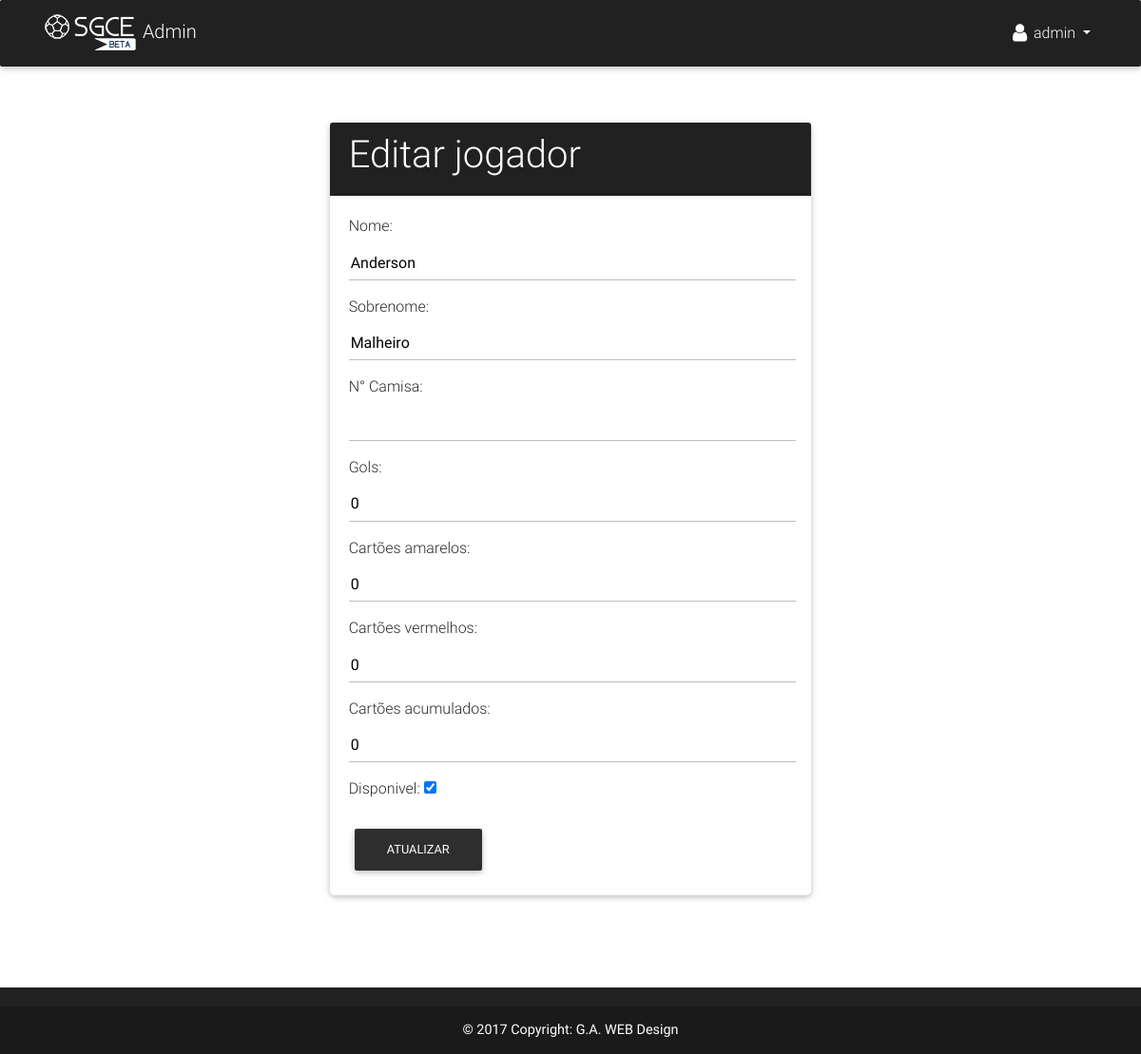
The app's page /manager/campeonato/1/editar_jogador/1/ (signed in) with its own data.
### app/models.py (models this page shows, shortened)
class Jogador(models.Model):
    nome = models.CharField('Nome', max_length=50)
    sobrenome = models.CharField('Sobrenome', max_length=100)
    apelido = models.CharField('Apelido', max_length=30, null=True, blank=True)
    idade = models.PositiveIntegerField('Idade', null=True, blank=True)
    camisa = models.PositiveIntegerField('N° Camisa', null=True, blank=True)
    rua = models.CharField('Rua', max_length=50)
    bairro = models.CharField('Bairro', max_length=50)
    cidade = models.CharField('Cidade', max_length=50)
    total_gols = models.PositiveIntegerField('Gols', default=0)
    total_gols_contra = models.PositiveIntegerField('Gols contra', default=0)
    total_cartoes_amarelos = models.PositiveIntegerField('Cartões amarelos', default=0)
    total_cartoes_vermelhos = models.PositiveIntegerField('Cartões vermelhos', default=0)
    cartoes_acumulados = models.PositiveIntegerField('Cartões acumulados', default=0)
    disponivel = models.BooleanField(default=True)
    equipe = models.ForeignKey(Equipe, verbose_name='Equipe')
    foto = models.ImageField('Foto', upload_to='fotos/', null=True, blank=True)
    campeonato = models.PositiveIntegerField('Campeonato', default=0)
    created_at = models.DateTimeField(auto_now_add=True)
    class Meta:
        verbose_name='Jogador'
        verbose_name_plural = 'Jogadores'

### app/views.py (the view)
# urls.py: url(r'^manager/campeonato/(?P<c>[0-9]+)/editar_jogador/(?P<pk>[0-9]+)/$', jogador_edit, name='jogador_edit'),
@login_required(login_url='/manager/login/')
def jogador_edit(request, c, pk):
    jogador = get_object_or_404(Jogador, pk = pk)
    if request.method == 'POST':
        form = UpdateJogador(request.POST, instance = jogador)
        if form.is_valid():
            jogador.save()
            return redirect('list_jogador', pk = c)
    else:
        form = UpdateJogador(instance = jogador)
    return render(request, 'manager/update/editar_jogador.html', {'form': form})

### app/forms.py
class UpdateJogador(ModelForm):
    class Meta:
        model = Jogador
        fields = ['nome', 'sobrenome', 'camisa', 'total_gols', 'total_cartoes_amarelos', 'total_cartoes_vermelhos', 'cartoes_acumulados', 'disponivel']

### app/templates/manager/update/editar_jogador.html (shortened to what this page needs)
{% extends 'manager/base.html' %}
{% block content %}
<br><br>
<div class="row" style="padding: 3%;">
  <div class="col-lg-12">
    <div class="row justify-content-center">
      <div class="col-lg-6">
        <div class="card">
          <div class="card-header elegant-color-dark white-text">
            <h1 class="h1-responsive">Editar jogador</h1>
          </div>
          <div class="card-body">
            <form method="post">
              {{ form.as_p }}
              <button type="submit" class="btn btn-elegant">Atualizar</button>
            </form>
          </div>
        </div>
      </div>
    </div>
  </div>
</div>
{% endblock %}

### app/templates/manager/base.html (shortened to what this page needs)
{% load static %}
<!DOCTYPE html>
<html lang="pt-br">
<head>
  <link rel="stylesheet" href="https://maxcdn.bootstrapcdn.com/font-awesome/4.7.0/css/font-awesome.min.css">
  <link href="{% static 'css/bootstrap.min.css' %}" rel="stylesheet">
  <link href="{% static 'css/mdb.min.css' %}" rel="stylesheet">
  <link href="{% static 'css/style.css' %}" rel="stylesheet">
  <link href="https://cdnjs.cloudflare.com/ajax/libs/summernote/0.8.9/summernote-lite.css" rel="stylesheet">
</head>
<body>
  <header>
    <nav class="navbar navbar-expand-lg navbar-dark elegant-color-dark fixed-top">
      <div class="container">
        <a class="navbar-brand" href="/manager/">
          <img src="{% static 'img/logo.png' %}" alt=""> Admin
        </a>
        <div class="collapse navbar-collapse" id="navbarSupportedContent">
          {% if request.user.is_authenticated %}
          <ul class="navbar-nav nav-flex-icons">
            <li class="nav-item btn-group">
              <a class="nav-link dropdown-toggle" id="navbarDropdownMenuLink" data-toggle="dropdown" aria-haspopup="true" aria-expanded="false">
                <i class="fa fa-user fa-lg"></i>
                {{ user.username }}
              </a>
            </li>
        </ul>
        {% endif %}
        </div>
      </div>
    </nav>
  </header>
  <main>
    <div class="container">
      {% block content %} {% endblock content %}
    </div>
  </main>
  <footer class="page-footer center-on-small-only elegant-color-dark">
    <div class="footer-copyright">
      <div class="container-fluid white-text">
        <strong>© 2017 Copyright: <a href="#"> G.A. WEB Design </a></strong>
      </div>
    </div>
  </footer>
</body>
</html>

### SGCE/static/css/style.css (style rules this page uses)
main { padding-top: 3rem; padding-bottom: 2rem; }
.navbar { background-color: #414a5c; }
footer.page-footer { background-color: #414a5c; margin-top: 2rem; }
.card { font-weight: 300; }

### records on screen
Jogador: nome "Anderson", sobrenome "Malheiro", total_gols "0", total_cartoes_amarelos "0", total_cartoes_vermelhos "0", cartoes_acumulados "0", disponivel "☑"

### other values on screen
{{ user.username }} "admin"
